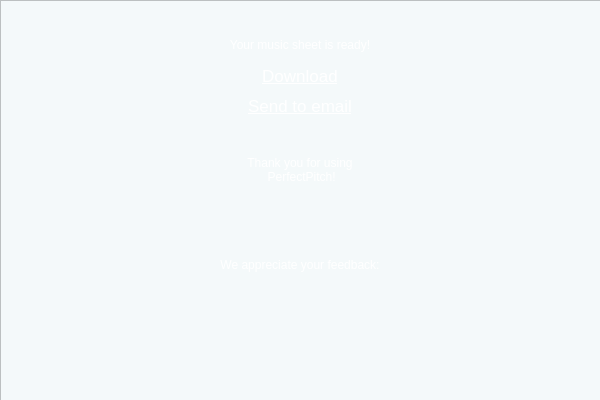
<?xml version="1.0" encoding="UTF-8"?>
<ui version="4.0">
 <class>endingWindow</class>
 <widget class="QWidget" name="endingWindow">
  <property name="geometry">
   <rect>
    <x>0</x>
    <y>0</y>
    <width>600</width>
    <height>400</height>
   </rect>
  </property>
  <property name="windowTitle">
   <string>Form</string>
  </property>
  <property name="styleSheet">
   <string notr="true">background-color: rgb(244, 249, 250);</string>
  </property>
  <widget class="QFrame" name="endingWindow_frame">
   <property name="geometry">
    <rect>
     <x>0</x>
     <y>0</y>
     <width>800</width>
     <height>600</height>
    </rect>
   </property>
   <property name="styleSheet">
    <string notr="true">background: qlineargradient(
    x1: 0, y1: 0, x2: 1, y2: 1,
    stop: 0 rgba(50, 50, 50, 1), stop: 1 rgba(128, 128, 128, 1)
);</string>
   </property>
   <property name="frameShape">
    <enum>QFrame::StyledPanel</enum>
   </property>
   <property name="frameShadow">
    <enum>QFrame::Raised</enum>
   </property>
   <widget class="QLabel" name="readyLable">
    <property name="geometry">
     <rect>
      <x>200</x>
      <y>20</y>
      <width>200</width>
      <height>50</height>
     </rect>
    </property>
    <property name="styleSheet">
     <string notr="true">font: 14pt &quot;Arial&quot;;
background: none;
color: white;</string>
    </property>
    <property name="text">
     <string>Your music sheet is ready!</string>
    </property>
    <property name="alignment">
     <set>Qt::AlignCenter</set>
    </property>
   </widget>
   <widget class="QLabel" name="feedback">
    <property name="geometry">
     <rect>
      <x>200</x>
      <y>240</y>
      <width>200</width>
      <height>50</height>
     </rect>
    </property>
    <property name="styleSheet">
     <string notr="true">font: 12pt &quot;Arial&quot;;
background: none;
color: white;</string>
    </property>
    <property name="text">
     <string>We appreciate your feedback:</string>
    </property>
    <property name="alignment">
     <set>Qt::AlignCenter</set>
    </property>
   </widget>
   <widget class="QPushButton" name="downloadButton">
    <property name="geometry">
     <rect>
      <x>200</x>
      <y>60</y>
      <width>200</width>
      <height>32</height>
     </rect>
    </property>
    <property name="font">
     <font>
      <family>Arial</family>
      <pointsize>13</pointsize>
      <italic>false</italic>
      <bold>false</bold>
      <underline>true</underline>
     </font>
    </property>
    <property name="styleSheet">
     <string notr="true">font: 13pt &quot;Arial&quot;;
background: none;
color: white;
border: none;
</string>
    </property>
    <property name="text">
     <string>Download</string>
    </property>
   </widget>
   <widget class="QPushButton" name="emailButton">
    <property name="geometry">
     <rect>
      <x>200</x>
      <y>90</y>
      <width>200</width>
      <height>32</height>
     </rect>
    </property>
    <property name="font">
     <font>
      <family>Arial</family>
      <pointsize>13</pointsize>
      <italic>false</italic>
      <bold>false</bold>
      <underline>true</underline>
     </font>
    </property>
    <property name="styleSheet">
     <string notr="true">font: 13pt &quot;Arial&quot;;
background: none;
color: white;
border: none;
</string>
    </property>
    <property name="text">
     <string>Send to email</string>
    </property>
   </widget>
   <widget class="QFrame" name="starFrame">
    <property name="geometry">
     <rect>
      <x>0</x>
      <y>280</y>
      <width>600</width>
      <height>50</height>
     </rect>
    </property>
    <property name="styleSheet">
     <string notr="true">border: none;
background: none;
color: white;</string>
    </property>
    <property name="frameShape">
     <enum>QFrame::StyledPanel</enum>
    </property>
    <property name="frameShadow">
     <enum>QFrame::Raised</enum>
    </property>
    <widget class="QPushButton" name="star5">
     <property name="geometry">
      <rect>
       <x>380</x>
       <y>10</y>
       <width>30</width>
       <height>30</height>
      </rect>
     </property>
     <property name="styleSheet">
      <string notr="true">border: none;
background: none;</string>
     </property>
     <property name="text">
      <string/>
     </property>
     <property name="icon">
      <iconset>
       <normaloff>../images/starWhite.png</normaloff>../images/starWhite.png</iconset>
     </property>
     <property name="iconSize">
      <size>
       <width>30</width>
       <height>30</height>
      </size>
     </property>
     <property name="checkable">
      <bool>false</bool>
     </property>
    </widget>
    <widget class="QPushButton" name="star2">
     <property name="geometry">
      <rect>
       <x>230</x>
       <y>10</y>
       <width>30</width>
       <height>30</height>
      </rect>
     </property>
     <property name="styleSheet">
      <string notr="true">border: none;
background: none;</string>
     </property>
     <property name="text">
      <string/>
     </property>
     <property name="icon">
      <iconset>
       <normaloff>../images/starWhite.png</normaloff>../images/starWhite.png</iconset>
     </property>
     <property name="iconSize">
      <size>
       <width>30</width>
       <height>30</height>
      </size>
     </property>
     <property name="checkable">
      <bool>false</bool>
     </property>
    </widget>
    <widget class="QPushButton" name="star4">
     <property name="geometry">
      <rect>
       <x>330</x>
       <y>10</y>
       <width>30</width>
       <height>30</height>
      </rect>
     </property>
     <property name="styleSheet">
      <string notr="true">border: none;
background: none;</string>
     </property>
     <property name="text">
      <string/>
     </property>
     <property name="icon">
      <iconset>
       <normaloff>../images/starWhite.png</normaloff>../images/starWhite.png</iconset>
     </property>
     <property name="iconSize">
      <size>
       <width>30</width>
       <height>30</height>
      </size>
     </property>
     <property name="checkable">
      <bool>false</bool>
     </property>
    </widget>
    <widget class="QPushButton" name="star1">
     <property name="geometry">
      <rect>
       <x>180</x>
       <y>10</y>
       <width>30</width>
       <height>30</height>
      </rect>
     </property>
     <property name="styleSheet">
      <string notr="true">border: none;
background: none;</string>
     </property>
     <property name="text">
      <string/>
     </property>
     <property name="icon">
      <iconset>
       <normaloff>../images/starWhite.png</normaloff>../images/starWhite.png</iconset>
     </property>
     <property name="iconSize">
      <size>
       <width>30</width>
       <height>30</height>
      </size>
     </property>
     <property name="checkable">
      <bool>false</bool>
     </property>
    </widget>
    <widget class="QPushButton" name="star3">
     <property name="geometry">
      <rect>
       <x>280</x>
       <y>10</y>
       <width>30</width>
       <height>30</height>
      </rect>
     </property>
     <property name="styleSheet">
      <string notr="true">border: none;
background: none;</string>
     </property>
     <property name="text">
      <string/>
     </property>
     <property name="icon">
      <iconset>
       <normaloff>../images/starWhite.png</normaloff>../images/starWhite.png</iconset>
     </property>
     <property name="iconSize">
      <size>
       <width>30</width>
       <height>30</height>
      </size>
     </property>
     <property name="checkable">
      <bool>false</bool>
     </property>
    </widget>
   </widget>
   <widget class="QLabel" name="thanksLabel">
    <property name="geometry">
     <rect>
      <x>175</x>
      <y>120</y>
      <width>250</width>
      <height>100</height>
     </rect>
    </property>
    <property name="styleSheet">
     <string notr="true">font: 24pt &quot;Arial&quot;;
background: none;
color: white;</string>
    </property>
    <property name="text">
     <string>Thank you for using
 PerfectPitch!</string>
    </property>
    <property name="alignment">
     <set>Qt::AlignCenter</set>
    </property>
   </widget>
   <widget class="QPushButton" name="logoButton">
    <property name="geometry">
     <rect>
      <x>500</x>
      <y>10</y>
      <width>70</width>
      <height>70</height>
     </rect>
    </property>
    <property name="font">
     <font>
      <family>Arial</family>
      <underline>false</underline>
     </font>
    </property>
    <property name="styleSheet">
     <string notr="true">background: none;
color: white;
border: none;
color: black;</string>
    </property>
    <property name="text">
     <string/>
    </property>
    <property name="icon">
     <iconset>
      <normaloff>../images/icon.png</normaloff>../images/icon.png</iconset>
    </property>
    <property name="iconSize">
     <size>
      <width>70</width>
      <height>70</height>
     </size>
    </property>
   </widget>
  </widget>
 </widget>
 <resources/>
 <connections/>
</ui>
